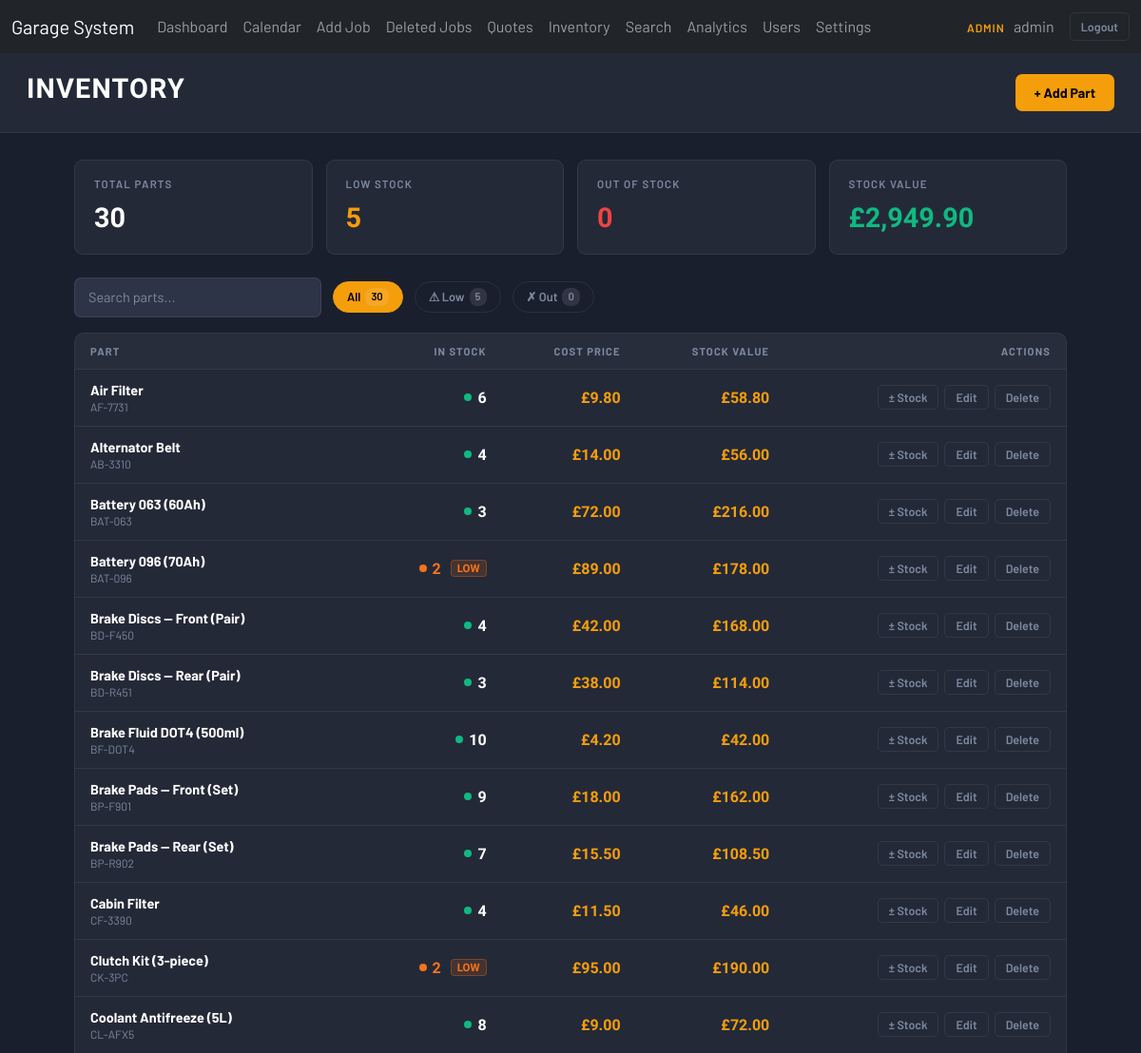
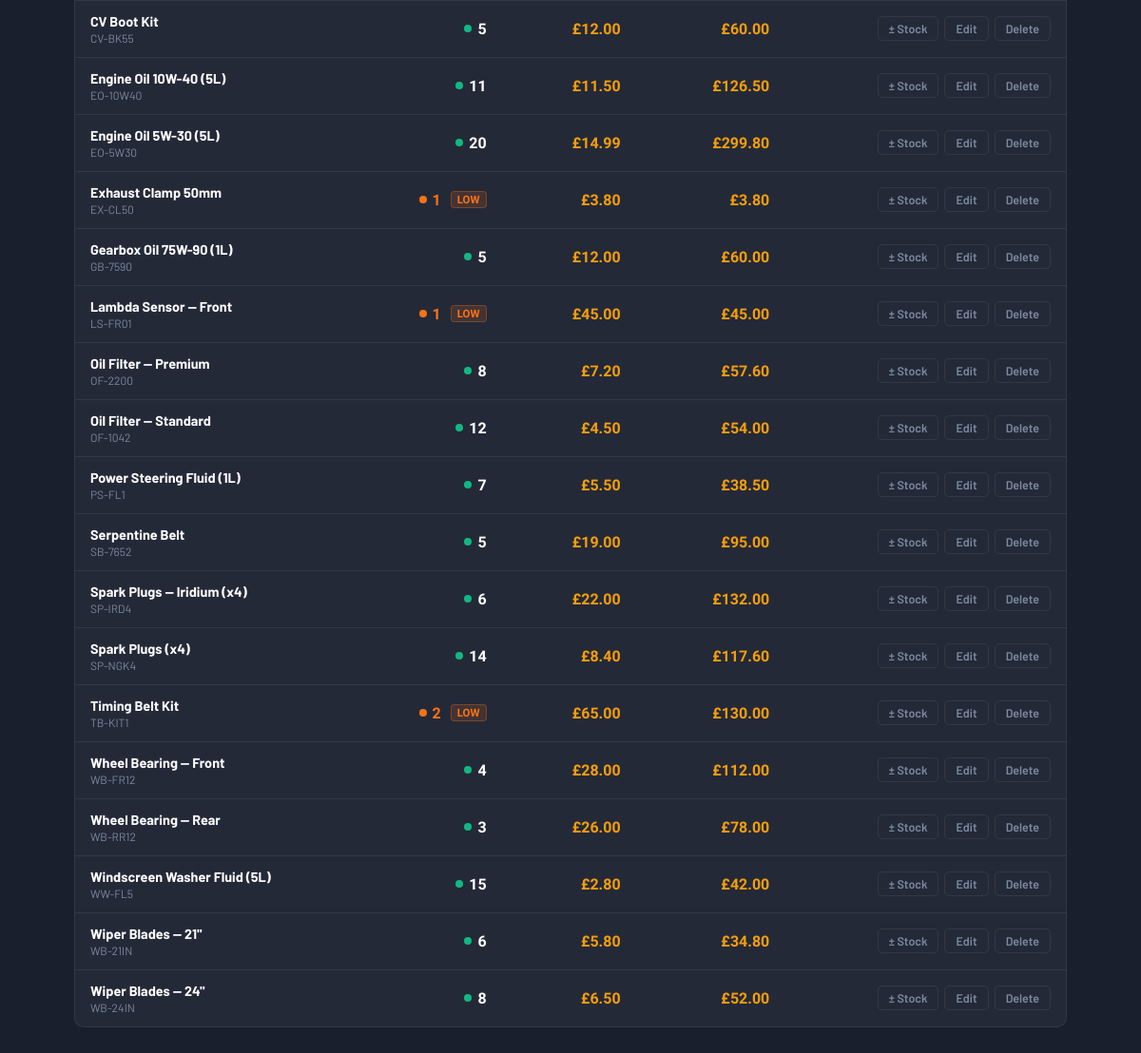
/PHP/inventory.php (signed in), run on the app's committed database (2 pictures, top to bottom).
### tables this page shows
CREATE TABLE IF NOT EXISTS inventory (
    id                  INT AUTO_INCREMENT PRIMARY KEY,
    part_name           VARCHAR(200)  NOT NULL,
    part_number         VARCHAR(100)  DEFAULT NULL,
    quantity            INT           NOT NULL DEFAULT 0,
    cost_price          DECIMAL(10,2) NOT NULL DEFAULT 0.00,
    low_stock_threshold INT           NOT NULL DEFAULT 2,
    notes               TEXT          DEFAULT NULL,
    created_at          DATETIME      NOT NULL DEFAULT CURRENT_TIMESTAMP,
    updated_at          DATETIME      NOT NULL DEFAULT CURRENT_TIMESTAMP ON UPDATE CURRENT_TIMESTAMP
);

### htdocs/PHP/inventory.php (the view, shortened to what this page needs)
<?php
include "config.php";
include "navbar.php";
$filter = $_GET["filter"] ?? "all";
$search = trim($_GET["q"] ?? "");
$where = "WHERE 1=1";
$parts = $conn->query("SELECT * FROM inventory $where ORDER BY part_name ASC");
$rows = [];
if($parts) while($r = $parts->fetch_assoc()) $rows[] = $r;
$total_count = $conn->query("SELECT COUNT(*) as c FROM inventory")->fetch_assoc()["c"] ?? 0;
$low_count   = $conn->query("SELECT COUNT(*) as c FROM inventory WHERE quantity > 0 AND quantity <= low_stock_threshold")->fetch_assoc()["c"] ?? 0;
$out_count   = $conn->query("SELECT COUNT(*) as c FROM inventory WHERE quantity = 0")->fetch_assoc()["c"] ?? 0;
$stock_value = $conn->query("SELECT COALESCE(SUM(quantity * cost_price),0) as v FROM inventory")->fetch_assoc()["v"] ?? 0;
?>
<!DOCTYPE html>
<html lang="en">
<head>
</head>
<body>
<div class="page-header">
    <h1>Inventory</h1>
    <div class="header-actions">
        <a class="new-btn" href="add_inventory.php">+ Add Part</a>
    </div>
</div>
<div class="content">
    <div class="stats-row">
        <div class="stat-card">
            <div class="stat-label">Total Parts</div>
            <div class="stat-value"><?php echo $total_count; ?></div>
        </div>
        <div class="stat-card">
            <div class="stat-label">Low Stock</div>
            <div class="stat-value amber"><?php echo $low_count; ?></div>
        </div>
        <div class="stat-card">
            <div class="stat-label">Out of Stock</div>
            <div class="stat-value red"><?php echo $out_count; ?></div>
        </div>
        <div class="stat-card">
            <div class="stat-label">Stock Value</div>
            <div class="stat-value green">£<?php echo number_format($stock_value, 2); ?></div>
        </div>
    </div>
    <div class="toolbar">
        <form method="GET" style="display:flex;gap:8px;align-items:center;">
            <input class="search-input" type="text" name="q" value="<?php echo htmlspecialchars($search); ?>" placeholder="Search parts...">
        </form>
        <a class="filter-btn <?php echo $filter==='all'?'active':''; ?>" href="inventory.php?q=<?php echo urlencode($search); ?>&filter=all">
            All <span class="count-pill"><?php echo $total_count; ?></span>
        </a>
        <a class="filter-btn <?php echo $filter==='low'?'orange-active':''; ?>" href="inventory.php?q=<?php echo urlencode($search); ?>&filter=low">
            ⚠ Low <span class="count-pill"><?php echo $low_count; ?></span>
        </a>
        <a class="filter-btn <?php echo $filter==='out'?'red-active':''; ?>" href="inventory.php?q=<?php echo urlencode($search); ?>&filter=out">
            ✗ Out <span class="count-pill"><?php echo $out_count; ?></span>
        </a>
    </div>
    <div class="panel">
        <?php if(empty($rows)): ?>
            <div class="empty-state">
                <div class="empty-icon">📦</div>
                <div class="empty-title"><?php echo $search ? 'No parts match "'.htmlspecialchars($search).'"' : 'No parts in inventory yet'; ?></div>
                <?php if(!$search): ?><div style="font-size:0.85rem;margin-top:4px;">Click <strong>+ Add Part</strong> to get started</div><?php endif; ?>
            </div>
        <?php else: ?>
        <table>
            <thead>
                <tr>
                    <th>Part</th>
                    <th class="right">In Stock</th>
                    <th class="right">Cost Price</th>
                    <th class="right">Stock Value</th>
                    <th class="right">Actions</th>
                </tr>
            </thead>
            <tbody>
            <?php foreach($rows as $p):
                $qty = intval($p["quantity"]);
                $threshold = intval($p["low_stock_threshold"]);
                if($qty === 0) { $dot = "dot-out"; $cls = "stock-out"; }
                elseif($qty <= $threshold) { $dot = "dot-low"; $cls = "stock-low"; }
                else { $dot = "dot-ok"; $cls = "stock-ok"; }
                $line_val = $qty * floatval($p["cost_price"]);
            ?>
                <tr>
                    <td>
                        <div class="part-name"><?php echo htmlspecialchars($p["part_name"]); ?></div>
                        <?php if($p["part_number"]): ?>
                            <div class="part-num"><?php echo htmlspecialchars($p["part_number"]); ?></div>
                        <?php endif; ?>
                    </td>
                    <td class="right">
                        <span class="stock-badge <?php echo $cls; ?>">
                            <span class="stock-dot <?php echo $dot; ?>"></span>
                            <?php echo $qty; ?>
                            <?php if($qty > 0 && $qty <= $threshold): ?>
                                <span style="font-size:0.72rem;font-weight:600;background:rgba(249,115,22,0.15);color:var(--orange);border:1px solid rgba(249,115,22,0.3);border-radius:4px;padding:1px 6px;margin-left:4px;">LOW</span>
                            <?php elseif($qty === 0): ?>
                                <span style="font-size:0.72rem;font-weight:600;background:rgba(239,68,68,0.12);color:var(--red);border:1px solid rgba(239,68,68,0.3);border-radius:4px;padding:1px 6px;margin-left:4px;">OUT</span>
                            <?php endif; ?>
                        </span>
                    </td>
                    <td class="right price-cell">£<?php echo number_format($p["cost_price"], 2); ?></td>
                    <td class="right price-cell">£<?php echo number_format($line_val, 2); ?></td>
                    <td class="right">
                        <div class="row-actions">
                            <button class="btn-sm adjust"
                                onclick="openAdjust(<?php echo $p['id']; ?>, '<?php echo htmlspecialchars(addslashes($p['part_name'])); ?>', <?php echo $qty; ?>)">
                                ± Stock
                            </button>
                            <a class="btn-sm edit" href="edit_inventory.php?id=<?php echo $p['id']; ?>">Edit</a>
                            <form method="POST" style="margin:0;" class="delete-part-form" data-partname="<?php echo htmlspecialchars($p['part_name'], ENT_QUOTES); ?>">
                                <button class="btn-sm del" type="submit">Delete</button>
                            </form>
                        </div>
                    </td>
                </tr>
            <?php endforeach; ?>
            </tbody>
        </table>
        <?php endif; ?>
    </div>
</div>
</body>
</html>

### htdocs/PHP/inventory.php (style rules this page uses)
:root { --steel:#1a1f2e;--steel-mid:#242938;--steel-light:#2e3447;--accent:#f59e0b;--green:#10b981;--red:#ef4444;--orange:#f97316;--text:#e2e8f0;--text-muted:#7c8a9e;--border:rgba(255,255,255,0.07); }
* { box-sizing:border-box;margin:0;padding:0; }
body { font-family:'Barlow',sans-serif;background:var(--steel);color:var(--text);min-height:100vh; }
.page-header { background:var(--steel-mid);border-bottom:1px solid var(--border);padding:20px 28px;display:flex;align-items:center;justify-content:space-between;flex-wrap:wrap;gap:12px; }
.page-header h1 { font-family:'Barlow Condensed',sans-serif;font-size:1.8rem;font-weight:700;letter-spacing:0.04em;text-transform:uppercase;color:#fff; }
.header-actions { display:flex;gap:10px;align-items:center; }
.new-btn { padding:9px 20px;background:var(--accent);color:#000;border:none;border-radius:7px;font-family:'Barlow',sans-serif;font-weight:700;font-size:0.88rem;text-decoration:none;transition:background 0.15s; }
.content { max-width:1100px;margin:0 auto;padding:28px; }
.stats-row { display:grid;grid-template-columns:repeat(4,1fr);gap:14px;margin-bottom:24px; }
.stat-card { background:var(--steel-mid);border:1px solid var(--border);border-radius:9px;padding:16px 20px; }
.stat-label { font-size:0.72rem;font-weight:600;letter-spacing:0.1em;text-transform:uppercase;color:var(--text-muted);margin-bottom:6px; }
.stat-value { font-family:'Barlow Condensed',sans-serif;font-size:1.8rem;font-weight:700;color:#fff; }
.stat-value.amber { color:var(--accent); }
.stat-value.red { color:var(--red); }
.stat-value.green { color:var(--green); }
.toolbar { display:flex;align-items:center;gap:12px;margin-bottom:16px;flex-wrap:wrap; }
.search-input { background:var(--steel-light);border:1px solid var(--border);border-radius:7px;color:var(--text);font-family:'Barlow',sans-serif;font-size:0.9rem;padding:9px 14px;width:260px;transition:border-color 0.2s; }
.search-input::placeholder { color:var(--text-muted); }
.filter-btn { padding:6px 14px;border-radius:20px;font-size:0.8rem;font-weight:600;border:1px solid var(--border);color:var(--text-muted);background:transparent;cursor:pointer;transition:all 0.15s;text-decoration:none;display:inline-flex;align-items:center;gap:5px; }
.filter-btn.active { background:var(--accent);color:#000;border-color:var(--accent); }
.count-pill { font-size:0.7rem;background:rgba(255,255,255,0.1);padding:1px 6px;border-radius:8px; }
.panel { background:var(--steel-mid);border:1px solid var(--border);border-radius:10px;overflow:hidden; }
table { width:100%;border-collapse:collapse; }
thead th { font-size:0.7rem;font-weight:700;letter-spacing:0.1em;text-transform:uppercase;color:var(--text-muted);padding:12px 16px;text-align:left;border-bottom:1px solid var(--border);background:rgba(255,255,255,0.02); }
thead th.right { text-align:right; }
tbody td { padding:13px 16px;border-bottom:1px solid var(--border);font-size:0.9rem;color:var(--text);vertical-align:middle; }
tbody td.right { text-align:right; }
tbody tr:last-child td { border-bottom:none; }
.part-name { font-weight:700;color:#fff; }
.part-num { font-size:0.75rem;color:var(--text-muted);margin-top:2px; }
.stock-badge { display:inline-flex;align-items:center;gap:6px;font-family:'Barlow Condensed',sans-serif;font-size:1rem;font-weight:700; }
.stock-dot { width:8px;height:8px;border-radius:50%;flex-shrink:0; }
.dot-ok { background:var(--green); }
.dot-low { background:var(--orange); }
.stock-ok { color:#fff; }
.stock-low { color:var(--orange); }
.price-cell { font-family:'Barlow Condensed',sans-serif;font-size:1rem;font-weight:600;color:var(--accent); }
.row-actions { display:flex;gap:6px;justify-content:flex-end; }
.btn-sm { padding:5px 11px;border-radius:5px;font-size:0.78rem;font-weight:600;text-decoration:none;border:1px solid var(--border);color:var(--text-muted);background:transparent;cursor:pointer;transition:all 0.15s;white-space:nowrap; }

### data on the page
inventory: part_name "Air Filter", part_number "AF-7731", quantity "6", cost_price "9.80", line_val "58.80"
inventory: part_name "Alternator Belt", part_number "AB-3310", quantity "4", cost_price "14.00", line_val "56.00"
inventory: part_name "Battery 063 (60Ah)", part_number "BAT-063", quantity "3", cost_price "72.00", line_val "216.00"
inventory: part_name "Battery 096 (70Ah)", part_number "BAT-096", quantity "2", low_stock_threshold "LOW", cost_price "89.00", line_val "178.00"
inventory: part_name "Brake Discs — Front (Pair)", part_number "BD-F450", quantity "4", cost_price "42.00", line_val "168.00"
inventory: part_name "Brake Discs — Rear (Pair)", part_number "BD-R451", quantity "3", cost_price "38.00", line_val "114.00"
inventory: part_name "Brake Fluid DOT4 (500ml)", part_number "BF-DOT4", quantity "10", cost_price "4.20", line_val "42.00"
inventory: part_name "Brake Pads — Front (Set)", part_number "BP-F901", quantity "9", cost_price "18.00", line_val "162.00"
inventory: part_name "Brake Pads — Rear (Set)", part_number "BP-R902", quantity "7", cost_price "15.50", line_val "108.50"
inventory: part_name "Cabin Filter", part_number "CF-3390", quantity "4", cost_price "11.50", line_val "46.00"
inventory: part_name "Clutch Kit (3-piece)", part_number "CK-3PC", quantity "2", low_stock_threshold "LOW", cost_price "95.00", line_val "190.00"
inventory: part_name "Coolant Antifreeze (5L)", part_number "CL-AFX5", quantity "8", cost_price "9.00", line_val "72.00"
inventory: part_name "CV Boot Kit", part_number "CV-BK55", quantity "5", cost_price "12.00", line_val "60.00"
inventory: part_name "Engine Oil 10W-40 (5L)", part_number "EO-10W40", quantity "11", cost_price "11.50", line_val "126.50"
inventory: part_name "Engine Oil 5W-30 (5L)", part_number "EO-5W30", quantity "20", cost_price "14.99", line_val "299.80"
inventory: part_name "Exhaust Clamp 50mm", part_number "EX-CL50", quantity "1", low_stock_threshold "LOW", cost_price "3.80"
inventory: part_name "Gearbox Oil 75W-90 (1L)", part_number "GB-7590", quantity "5", cost_price "12.00", line_val "60.00"
inventory: part_name "Lambda Sensor — Front", part_number "LS-FR01", quantity "1", low_stock_threshold "LOW", cost_price "45.00"
inventory: part_name "Oil Filter — Premium", part_number "OF-2200", quantity "8", cost_price "7.20", line_val "57.60"
inventory: part_name "Oil Filter — Standard", part_number "OF-1042", quantity "12", cost_price "4.50", line_val "54.00"
inventory: part_name "Power Steering Fluid (1L)", part_number "PS-FL1", quantity "7", cost_price "5.50", line_val "38.50"
inventory: part_name "Serpentine Belt", part_number "SB-7652", quantity "5", cost_price "19.00", line_val "95.00"
inventory: part_name "Spark Plugs — Iridium (x4)", part_number "SP-IRD4", quantity "6", cost_price "22.00", line_val "132.00"
inventory: part_name "Spark Plugs (x4)", part_number "SP-NGK4", quantity "14", cost_price "8.40", line_val "117.60"
inventory: part_name "Timing Belt Kit", part_number "TB-KIT1", quantity "2", low_stock_threshold "LOW", cost_price "65.00", line_val "130.00"
inventory: part_name "Wheel Bearing — Front", part_number "WB-FR12", quantity "4", cost_price "28.00", line_val "112.00"
inventory: part_name "Wheel Bearing — Rear", part_number "WB-RR12", quantity "3", cost_price "26.00", line_val "78.00"
inventory: part_name "Windscreen Washer Fluid (5L)", part_number "WW-FL5", quantity "15", cost_price "2.80", line_val "42.00"
inventory: part_name "Wiper Blades — 21\"", part_number "WB-21IN", quantity "6", cost_price "5.80", line_val "34.80"
inventory: part_name "Wiper Blades — 24\"", part_number "WB-24IN", quantity "8", cost_price "6.50", line_val "52.00"

### other printed values
$_SESSION["user"] "admin"
$total_count "30"
$low_count "5"
$out_count "0"
$stock_value "2,949.90"
